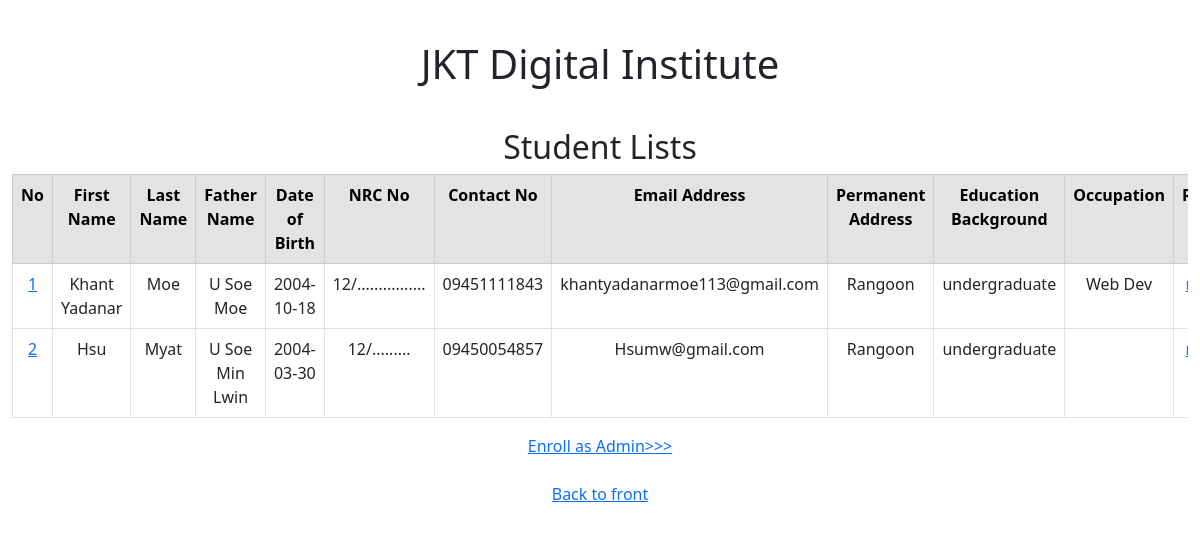
Page /list/ on the committed database.
### polls/models.py (models this page shows)
class Polls(models.Model):
  firstname = models.CharField(max_length=255)
  lastname = models.CharField(max_length=255)
  fathername = models.CharField(max_length=255)
  dateofbirth = models.CharField(max_length=255)
  nrcno = models.CharField(max_length=255)
  contactno = models.CharField(max_length=255)
  email = models.CharField(max_length=255)
  pAddress = models.CharField(max_length=255)
  edu = models.CharField(max_length=255)
  job = models.CharField(max_length=255)

### polls/views.py (the view)
# urls.py: path('list/', views.list, name='list'),
def list(request):
  mypolls = Polls.objects.all().values()
  template = loader.get_template('list.html')
  context = {
    'mypolls': mypolls,
  }
  return HttpResponse(template.render(context, request))

### polls/templates/list.html (shortened to what this page needs)
<!DOCTYPE html>
<html lang="en">
<head>
    {% load static %}
      <link href="https://cdn.jsdelivr.net/npm/bootstrap@5.1.3/dist/css/bootstrap.min.css" rel="stylesheet">
      <link rel="stylesheet" type="text/css" href="{% static 'bootstrap.min.css' %}">
      <link rel="stylesheet" type="text/css" href="{% static 'bootstrap.bundle.min' %}">
</head>
<body>
{% block content %}
    <div class="container-fluid p-3 bg-white text-dark text-center">
        <h1>JKT Digital Institute</h1>
      </div>
      <div class="container-fluid mt-3 text-center">
        <h2 class="">Student Lists</h2>
        <div class="table-responsive">
            <table class="table table-bordered">
                <tr class="table-secondary text-center">
                    <th>No</th>
                    <th>First Name</th>
                    <th>Last Name</th>
                    <th>Father Name</th>
                    <th>Date of Birth</th>
                    <th>NRC No</th>
                    <th>Contact No</th>
                    <th>Email Address</th>
                    <th>Permanent Address</th>
                    <th>Education Background</th>
                    <th>Occupation</th>
                    <th>Remove</th>
                </tr>
                {% for x in mypolls %}
                <tr class="text-center">
                    <td><a href="update/{{ x.id }}">{{ x.id }}</a></td>
                    <td>{{ x.firstname }}</td>
                    <td>{{ x.lastname }}</td>
                    <td>{{ x.fathername }}</td>
                    <td>{{ x.dateofbirth }}</td>
                    <td>{{ x.nrcno }}</td>
                    <td>{{ x.contactno }}</td>
                    <td>{{ x.email }}</td>
                    <td>{{ x.pAddress }}</td>
                    <td>{{ x.edu }}</td>
                    <td>{{ x.job }}</td>
                    <td><a href="delete/{{ x.id }}">remove</a></td>
                    {% endfor %}
                </tr>
            </table>
        </div>
        <p>
            <a href="add/">Enroll as Admin>>></a>
            <br><br>
            <a href="../">Back to front</a>
        </p>
{% endblock %}
</body>
</html>

### rows in the picture
Polls: id "1", firstname "Khant Yadanar", lastname "Moe", fathername "U Soe Moe", dateofbirth "2004-10-18", nrcno "12/................", contactno "09451111843", email "khantyadanarmoe113@gmail.com", pAddress "Rangoon", edu "undergraduate", job "Web Dev"
Polls: id "2", firstname "Hsu", lastname "Myat", fathername "U Soe Min Lwin", dateofbirth "2004-03-30", nrcno "12/.........", contactno "09450054857", email "Hsumw@gmail.com", pAddress "Rangoon", edu "undergraduate"
